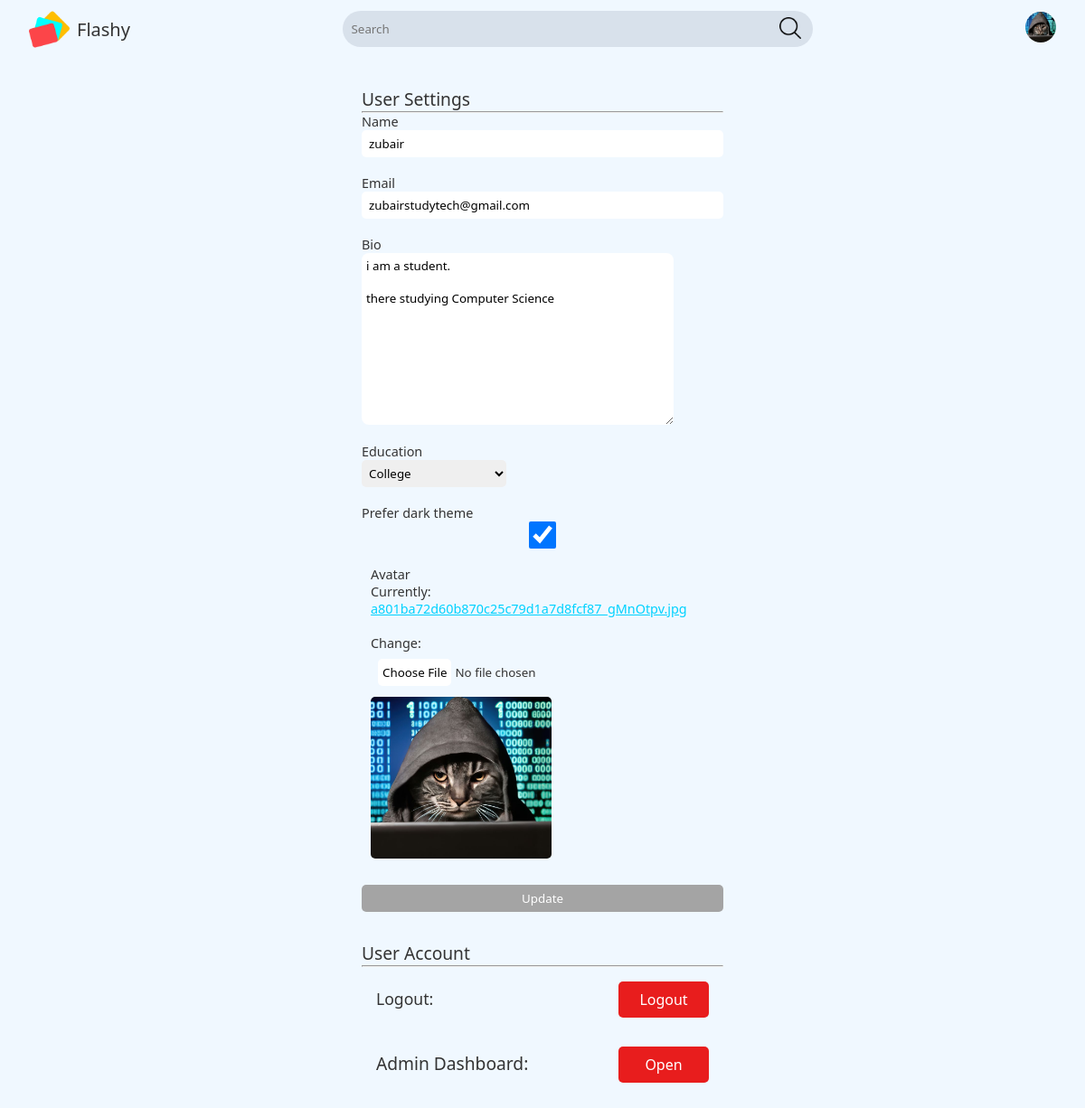
The page /settings (signed in) on the database as committed earlier.
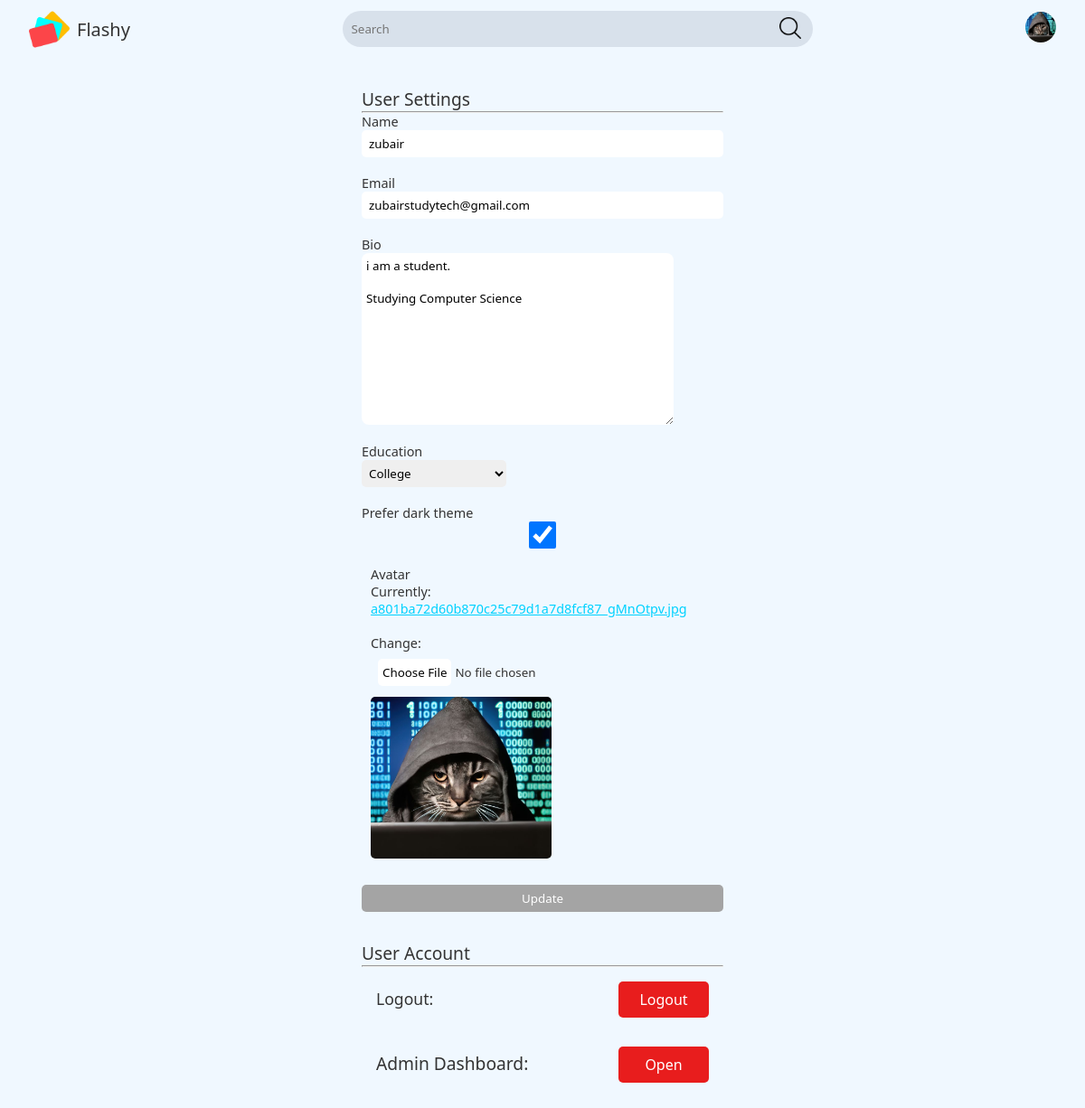
The same page on the database as committed later.
### flashcard/models.py (models this page shows)
class User(AbstractUser):
  name = models.CharField(max_length=200, null=True, blank=False, unique=True)
  username = models.CharField(max_length=100, unique=True)
  email = models.EmailField(unique=True, blank=False)
  bio = models.TextField(null=True, blank=True)
  score = models.IntegerField(null=False, default=0, blank=False)
  education_choices = [
    ("MSC", "Middle_School"),
    ("HSC", "High_School"),
    ("Col", "College"),
    ("GSC", "Graduate_School")
  ]
  education = models.CharField(max_length=3, choices=education_choices, default="other")
  avatar = models.ImageField(null=True, default=get_default_avatar)
  prefer_dark_theme = models.BooleanField(default=False, help_text="Do you prefer dark theme?")
  is_active = models.BooleanField(default=True, help_text="If the person is active, it is True")
  date_joined = models.DateTimeField(auto_now_add=True)
  USERNAME_FIELD = 'email'
  REQUIRED_FIELDS = []

### flashcard/views.py (the view)
# urls.py: path('settings', views.settings, name='settings'),
@login_required(login_url='login')
def settings(request):
	user = request.user
	form = UserForm(instance=user)
	if request.method == 'POST':
		form = UserForm(request.POST, request.FILES, instance=user)
		if form.is_valid():
			form.save()
			return redirect('settings')
	return render(request, 'flashcards/conf/settings.html', {'form': form})

### flashcard/forms.py
class UserForm(ModelForm):
	class Meta:
		model = User
		fields = ['name', 'email', 'bio', 'education', 'prefer_dark_theme', 'avatar']
		exclude = ['score', 'is_staff', 'is_superuser', 'is_active']

### flashcard/templates/flashcards/conf/settings.html (shortened to what this page needs)
{% extends 'main.html' %}
{% load static %}
{% block css_file %} <link rel="stylesheet" href="{% static 'styles/settings.css' %}"> {% endblock css_file %}
{% block content %}
    <div class="settings-page">
        <div class="user-settings">
            <div class="header">
                <p>User Settings</p>
            <hr>
            </div>
            <div class="user-settings-body">
                <form action="" method="post" enctype="multipart/form-data">
                    {% for field in form %}
                        <div class="form-group">
                            <label>{{ field.label }}</label>
                            {% if field.field.widget.input_type != 'file' %}
                                {{ field }}
                            {% else %}
                                {{ field }}
                                <img src="{{ field.value.url }}" alt="Current Image" class="current-image">
                            {% endif %}
                        </div>
                    {% endfor %}
                    <div class="form-action">
                        <button class="btn btn--main update-button" type="submit">Update</button>
                    </div>
                </form>
            </div>
        </div>
        <div class="misc">
            <div class="header">
                <p>User Account</p>
                <hr>
            </div>
            <div class="user-account-body">
                <div class="logout">
                    <p class="logout-paragraph">Logout:  </p>
                    <a href="{% url 'logout' %}"><button>Logout</button></a>
                </div>
                {% if not request.user.is_superuser %}
                <div class="delete">
                    <p class="delete-paragraph">Delete Account:</p>
                    <a href="{% url 'delete_account' %}"><button>Delete</button></a>
                </div>
                {% else %}
                    <div class="admin">
                        <p class="admin-paragraph">Admin Dashboard:</p>
                        <a href="/admin"><button>Open</button></a>
                    </div>
                {% endif %}
                <div class="message-container">
                </div>
            </div>
        </div>
    </div>
{% endblock content %}

### templates/main.html (shortened to what this page needs)
{% load static %}
<!DOCTYPE html>
<html lang="en">
<head>
  <link rel="stylesheet" href="{% static 'styles/main_dark.css' %}">
    {% block css_file %} {% endblock css_file %}
</head>
<body>
  {% include 'navbar.html' %}
  {% block content %}
  {% endblock content %}
</body>
</html>

### templates/navbar.html (shortened to what this page needs)
{% load static %}
<nav>
  <div id="start" class="logo">
    <a href="{% url 'home' %}">
      <img src="{% static 'images/related/logo.png' %}" class="logo-image">
        <p>Flashy</p>
    </a>
  </div>
  <div id="center" class="search">
    <form class="header_search" method="get" action="{% url 'search' %}">
      <input name="q" placeholder="Search" class="input">
      <button class="search-logo"><img src="{% static 'images/related/search_dark.png' %}" class="search-logo-image" width="24px" height="24px"></button>
    </form>
     </div>
  <div id="end" class="user">
      {% if request.user.is_authenticated %}
        <div class="avatar">
          <a href="{% url 'settings' %}">
            {% if request.user.avatar == "/static/image/avatar/avatar.png"%}
              <img src="{{ request.user.avatar }}" class="avatar-image">
            {% else %}
              <img src="{{ request.user.avatar.url }}" class="avatar-image">
            {% endif %}
          </a>
        </div>
      {% else %}
        <div class="login-button">
            <a href="{% url 'login' %}">
                <button>Login</button>
            </a>
        </div>
      {% endif %}
  </div>
</nav>

### static/styles/main_dark.css (style rules this page uses)
:root { --search-form-light-background: rgba(120, 131, 155, 0.2); --logo-font-light-color: #333333; --background-color: #F0F8FF; --text-color-light: #333333; --search-button-light-color: #000; --search-form-button-color: invert(100%); --box-shodow-color: rgb(77, 77, 77); --login-button-background: #fff; --login-button-background-hover: linear-gradient(to top, #00d2ff, #3a7bd5); --search-form-border-radius: 40px; --search-form-border-hover: transparent; }
* { padding: 0; margin: 0; box-sizing: border-box; }
body { background-color: var(--background-color); transition: background-color 0.5s ease; color: var(--text-color-light); font-family: "Segoe UI", serif; scroll-behavior: smooth; scrollbar-width: thin; scrollbar-color: #030303 #282828; }
nav { height: 56px; display: flex; flex-direction: row; justify-content: space-between; align-items: center; gap: 1rem; padding: 2rem; }
nav .logo a { display: flex; align-items: center; justify-content: center; gap: 0.5rem; color: var(--text-color-light); font-family: "Jetbrains Mono", "Segoe UI", serif; text-decoration: none; font-size: 20px; }
nav .logo a .logo-image { height: 45px; }
nav .search { height: 50px; display: flex; flex: 1 1 300px; flex-basis: 200px; max-width: 520.8px; }
nav .search form { height: 50px; flex: 1; display: flex; justify-content: center; align-items: center; }
nav .search form input.input { outline: none; border: none; background-color: var(--search-form-light-background); font-family: "Segoe UI", "JetBrains Mono", serif; border-radius: var(--search-form-border-radius) 0 0 var(--search-form-border-radius); padding: 10px; height: 40px; flex: 1; margin-right: 0; color: var(--text-color-light); transition: all 500ms cubic-bezier(0.165, 0.84, 0.44, 1); }
nav .search button { height: 40px; width: 50px; background-color: var(--search-form-light-background); border-radius: 0 var(--search-form-border-radius) var(--search-form-border-radius) 0; border: none; margin-right: 0; transition: all 500ms cubic-bezier(0.165, 0.84, 0.44, 1); }
nav .user { display: flex; gap: 1rem; }
nav .user .avatar a .avatar-image { width: 34px; height: 34px; border-radius: 50%; z-index: 343; }
nav .user { display: flex; justify-content: center; align-items: center; }

### static/styles/settings.css (style rules this page uses)
.settings-page { color: var(--text-color-light); font-family: inherit; font-size: 0.9rem; display: flex; flex-direction: column; justify-content: center; align-items: center; padding: 2rem; }
.settings-page div { width: 400px; }
.settings-page div div p { font-size: 1.2rem; }
.settings-page div div form div { display: flex; flex-direction: column; justify-content: center; align-items: baseline; width: 100%; }
.settings-page div div form div input { width: 100%; border-radius: 5px; border: none; outline: none; padding: 0.5rem; }
.settings-page div div form input { height: 30px; border: none; border-radius: 5px; font-family: inherit; padding: 5px; }
.settings-page div div div.message-container { color: red; font-size: 1.2rem; }
.settings-page div div form textarea { border-radius: 8px; padding: 5px; font-family: "Segoe UI", "JetBrains Mono", serif; border: none; }
.settings-page div div form #id_avatar { height: 40px; }
.settings-page div div form div.form-group { margin-bottom: 1.2rem; }
#id_education { border-radius: 5px; border: none; height: 30px; width: 10rem; padding: 4px; transition: all 0.3s ease; font-family: "JetBrains Mono", "Segoe UI", serif; }
option:checked { background-color: #00d2ff; color: white; }
#id_education option { background-color: #343434; border-radius: 5px; color: white; font-family: inherit; }
.current-image { width: 200px; border-radius: 5px; margin: 10px; }
.update-button { height: 30px; border: none; border-radius: 5px; font-family: inherit; padding: 5px; background: #a4a4a4; width: 100%; color: #ffffff; }
.form-action { position: sticky; bottom: 10px; z-index: 1; }
a { color: #00d2ff; transition: all 300ms ease-in-out; }
.misc { margin-top: 2rem; width: 100%; }
.misc div div { padding: 1rem; display: flex; justify-content: space-between; align-items: baseline; }
.misc div div p.logout-paragraph { font-size: 1.1rem; }
.misc div div button { height: 40px; width: 100px; background-color: #e81d1d; border-radius: 5px; border: none; font-size: 1rem; font-family: "JetBrains Mono", "Segoe UI", serif; color: white; }

Rows that differ between the two databases and show on the page:
changed User "zubair": bio "i am a student. there studying Computer Science" → "i am a student. Studying Computer Science"
